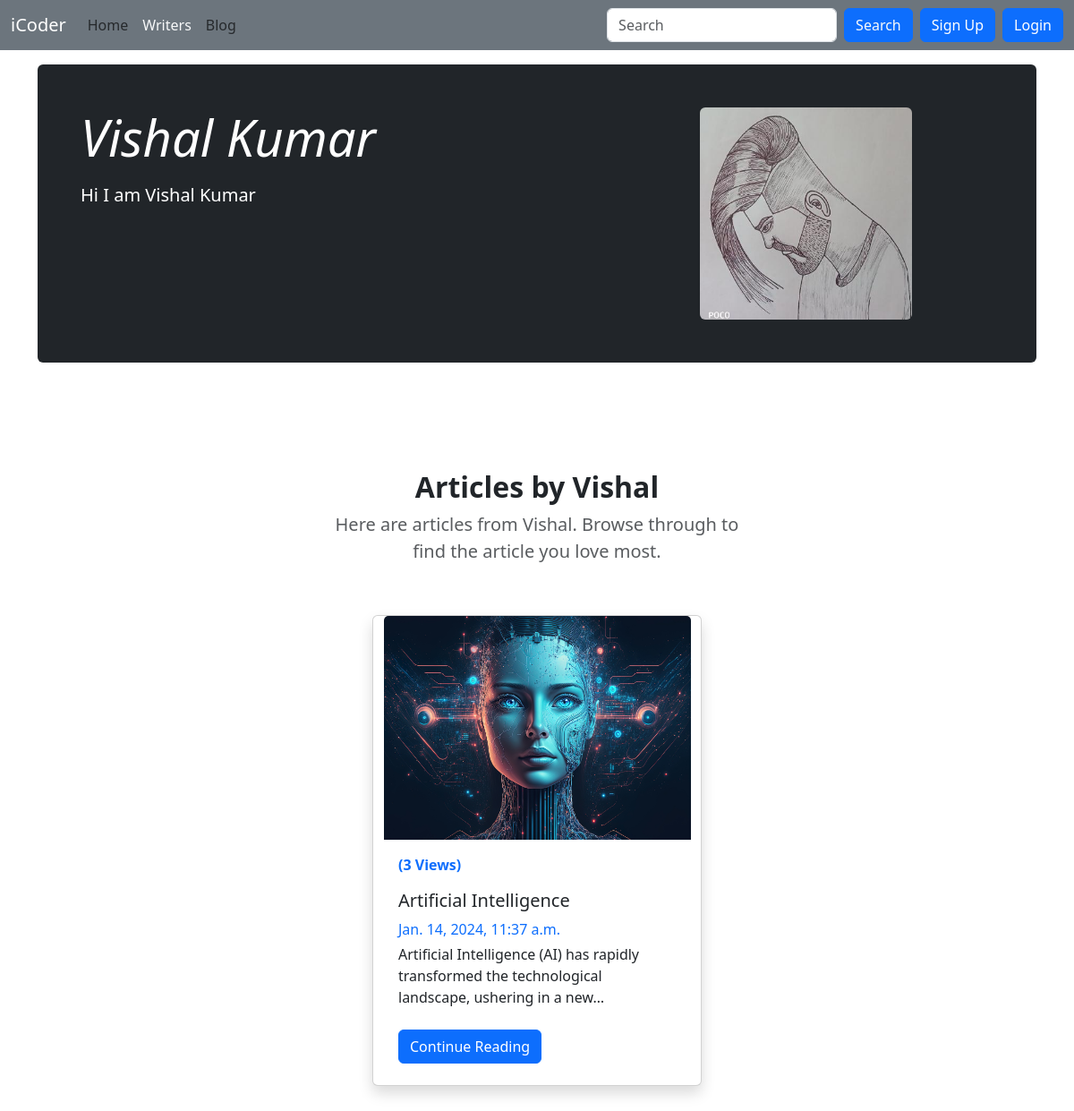
Before: /writers/vishalkumar with the older database file.
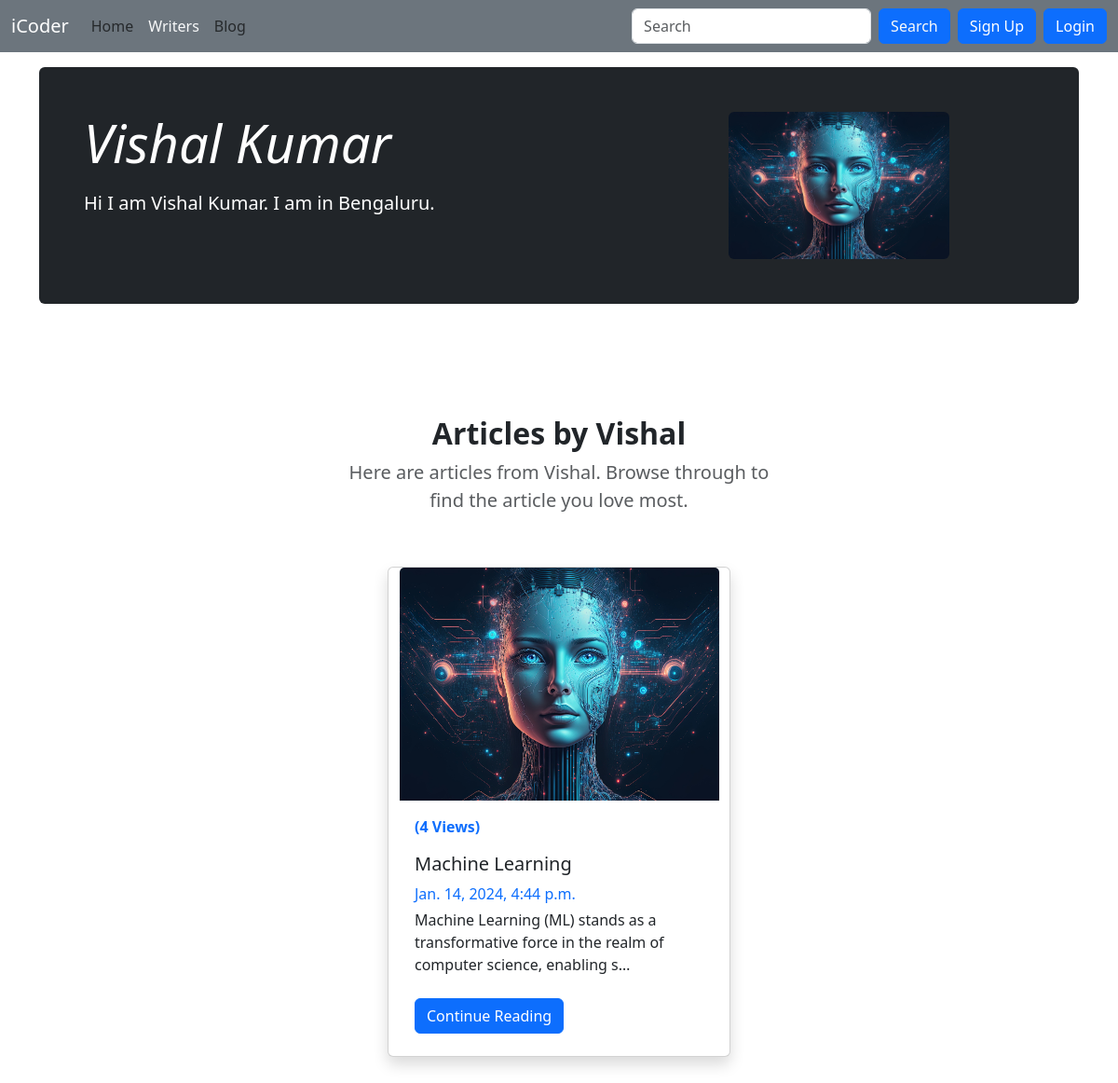
After: the same page with the newer database file.
### writers/models.py (models this page shows, shortened)
class Writer(models.Model):
    sno = models.AutoField(primary_key=True)
    username = models.CharField(max_length=15)
    firstName = models.CharField(max_length=100)
    lastName = models.CharField(max_length=100)
    email = models.CharField(max_length=100)
    password = models.CharField(max_length=100)
    bio = models.CharField(max_length=1000, default="")
    userImage  = models.ImageField(upload_to='blog/user', default='blog/user/default_user.png')

### blog/models.py (models this page shows, shortened)
class Post(models.Model):
    sno = models.AutoField(primary_key=True)
    username = models.CharField(max_length=15, default="")
    title = models.CharField(max_length=255)
    postImage  = models.ImageField(upload_to='static/img', default='static/img/default.jpg')
    content = models.TextField()
    author = models.CharField(max_length=100)
    slug = models.CharField(max_length=130)
    views = models.IntegerField(default=0)
    timeStamp = models.DateTimeField(default= now)

### writers/views.py (the view)
# urls.py: path('<str:slug>', views.UserView.as_view(), name='userView'),
class UserView(View):
    def get(self, request, slug):
        writer = Writer.objects.filter(username=slug).first()
        posts = Post.objects.filter(username=writer.username)
        context = {'writer' : writer, 'posts' : posts}
        return render(request, 'writers/userView.html', context)

### templates/writers/userView.html (shortened to what this page needs)
{% extends "base.html" %}
{% block aboutactive %} text-light {% endblock aboutactive %}
{% block body %}
<div class="container my-5 p-4">
  <div class="p-4 p-md-5 mb-4 text-white rounded bg-dark row">
    <div class="col-md-8 px-0">
      <h1 class="display-4 fst-italic">{{writer.firstName}} {{writer.lastName}}</h1>
      <p class="lead my-3">{{writer.bio}}</p>
    </div>
    <div class='userImg col-md-4'>
      <img src="/media/{{writer.userImage}}" onerror="this.src='/media/blog/user/default_user.png'" class="rounded w-75" alt="...">
    </div>
  </div>
  <div class="container">
    <section class="py-5" id='allblogs'>
      <div class="container px-5 my-5">
        <div class="row gx-5 justify-content-center">
          <div class="col-lg-8 col-xl-6">
            <div class="text-center">
              <h2 class="fw-bolder">Articles by {{writer.firstName}}</h2>
              <p class="lead fw-normal text-muted mb-5">Here are articles from {{writer.firstName}}. Browse through to
                find
                the article you love most.</p>
            </div>
          </div>
        </div>
        <div class="row justify-content-center">
          {% for post in posts %}
          <div class="card mx-2 my-2 shadow" style="width: 23rem;">
            <img src="/media/{{post.postImage}}" class="card-img-top" alt="...">
            <div class="card-body">
              <p class="text-primary"><b>({{post.views}} Views)</b></p>
              <h5 class="card-title">{{post.title}}</h5>
              <div class="mb-1 text-primary">{{post.timeStamp}}</div>
              <p class="card-text">{{post.content|truncatechars:100}}</p>
              <a href="/blog/{{post.slug}}" class="btn btn-primary my-2">Continue Reading</a>
            </div>
          </div>
          {% endfor %}
        </div>
      </div>
    </section>
  </div>
</div>
{% endblock body %}

Changed rows visible on the page:
removed Post: postImage (picture), views "3", title "Artificial Intelligence", timeStamp "Jan. 14, 2024, 11:37 a.m.", content "Artificial Intelligence (AI) has rapidly transformed the technological landscape, ushering in a new…"
changed Writer "Vishal": bio "Hi I am Vishal Kumar" → "Hi I am Vishal Kumar. I am in Bengaluru."; userImage: a different picture
added Post: postImage (picture), views "4", title "Machine Learning", timeStamp "Jan. 14, 2024, 4:44 p.m.", content "Machine Learning (ML) stands as a transformative force in the realm of computer science, enabling s…"
